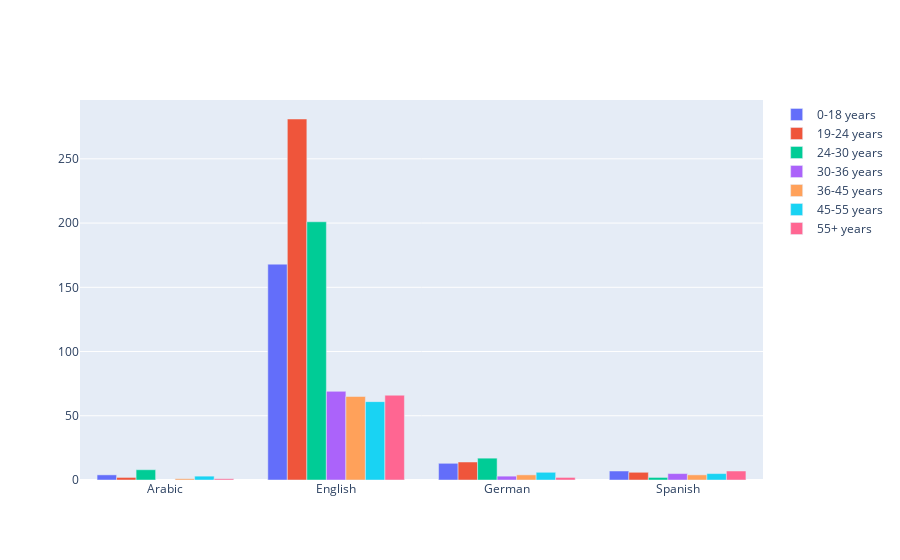

Write notebook code for a chart like this one.
### Code cell
# using plotly
bar1 = go.Bar(x=df_language_age_convert.index, y=df_language_age_convert['0-18 years'], name='0-18 years')
bar2 = go.Bar(x=df_language_age_convert.index, y=df_language_age_convert['19-24 years'], name='19-24 years')
bar3 = go.Bar(x=df_language_age_convert.index, y=df_language_age_convert['24-30 years'], name='24-30 years')
bar4 = go.Bar(x=df_language_age_convert.index, y=df_language_age_convert['30-36 years'], name='30-36 years')
bar5 = go.Bar(x=df_language_age_convert.index, y=df_language_age_convert['36-45 years'], name='36-45 years')
bar6 = go.Bar(x=df_language_age_convert.index, y=df_language_age_convert['45-55 years'], name='45-55 years')
bar7 = go.Bar(x=df_language_age_convert.index, y=df_language_age_convert['55+ years'], name='55+ years')
fig = go.Figure([bar1, bar2, bar3, bar4, bar5, bar6, bar7])
fig.update_layout(barmode='group')
fig.show()

### Figure 1 — Plotly figure (JSON) as saved in the notebook; plotly's stock layout.template omitted (floating-point values rounded to 4 significant figures)
{"data": [{"name": "0-18 years", "type": "bar", "x": ["Arabic", "English", "German", "Spanish"], "y": [4, 168, 13, 7]}, {"name": "19-24 years", "type": "bar", "x": ["Arabic", "English", "German", "Spanish"], "y": [2, 281, 14, 6]}, {"name": "24-30 years", "type": "bar", "x": ["Arabic", "English", "German", "Spanish"], "y": [8, 201, 17, 2]}, {"name": "30-36 years", "type": "bar", "x": ["Arabic", "English", "German", "Spanish"], "y": [null, 69, 3, 5]}, {"name": "36-45 years", "type": "bar", "x": ["Arabic", "English", "German", "Spanish"], "y": [1, 65, 4, 4]}, {"name": "45-55 years", "type": "bar", "x": ["Arabic", "English", "German", "Spanish"], "y": [3, 61, 6, 5]}, {"name": "55+ years", "type": "bar", "x": ["Arabic", "English", "German", "Spanish"], "y": [1, 66, 2, 7]}], "layout": {"barmode": "group"}}
